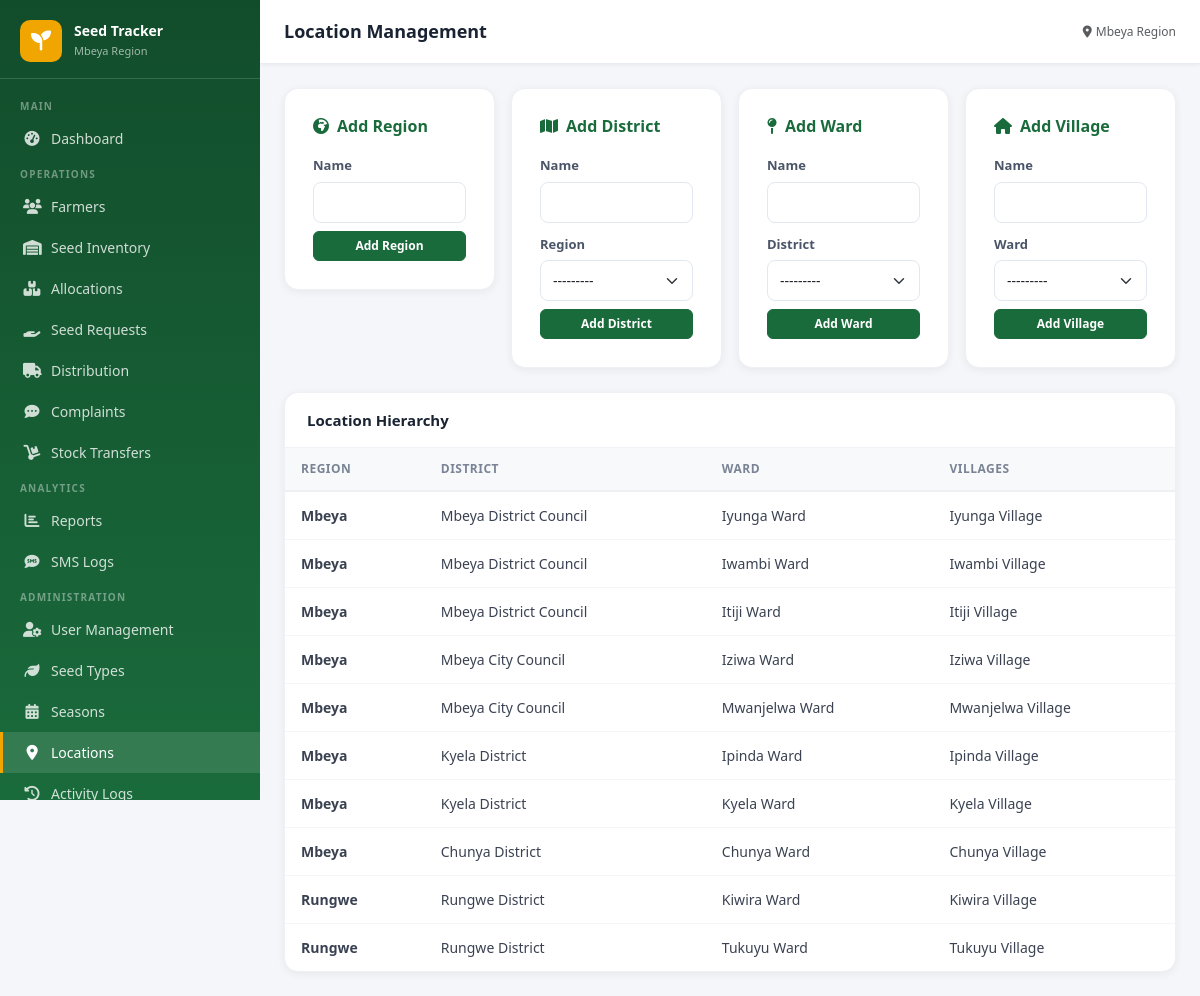
/settings/locations/ (signed in), run on the app's committed database.
### core/models.py (models this page shows, shortened)
class Region(models.Model):
    name = models.CharField(max_length=100, unique=True)
    created_at = models.DateTimeField(auto_now_add=True)
    def __str__(self): return self.name

class District(models.Model):
    name = models.CharField(max_length=100)
    region = models.ForeignKey(Region, on_delete=models.CASCADE, related_name='districts')
    created_at = models.DateTimeField(auto_now_add=True)
    def __str__(self): return f"{self.name} ({self.region})"

class Ward(models.Model):
    name = models.CharField(max_length=100)
    district = models.ForeignKey(District, on_delete=models.CASCADE, related_name='wards')
    created_at = models.DateTimeField(auto_now_add=True)
    def __str__(self): return f"{self.name} ({self.district})"

class Village(models.Model):
    name = models.CharField(max_length=100)
    ward = models.ForeignKey(Ward, on_delete=models.CASCADE, related_name='villages')
    created_at = models.DateTimeField(auto_now_add=True)

### core/views.py (the view, shortened to what this page needs)
# urls.py: path('settings/locations/', views.location_manage, name='location_manage'),
@login_required
@role_required('admin')
def location_manage(request):
    regions = Region.objects.prefetch_related('districts__wards__villages').all()
    region_form = RegionForm(prefix='region')
    district_form = DistrictForm(prefix='district')
    ward_form = WardForm(prefix='ward')
    village_form = VillageForm(prefix='village')
    return render(request, 'core/location_manage.html', {
        'regions': regions, 'region_form': region_form,
        'district_form': district_form, 'ward_form': ward_form, 'village_form': village_form
    })

### core/forms.py
class RegionForm(forms.ModelForm):
    class Meta:
        model = Region
        fields = ['name']
    def __init__(self, *args, **kwargs):
        super().__init__(*args, **kwargs)
        for f in self.fields.values():
            f.widget.attrs.setdefault('class','form-control')

class DistrictForm(forms.ModelForm):
    class Meta:
        model = District
        fields = ['name','region']
    def __init__(self, *args, **kwargs):
        super().__init__(*args, **kwargs)
        for f in self.fields.values():
            f.widget.attrs.setdefault('class','form-control')
        self.fields['region'].widget.attrs['class'] = 'form-select'

### templates/core/location_manage.html (shortened to what this page needs)
{% extends 'base.html' %}
{% block page_title %}Location Management{% endblock %}
{% block content %}
<div class="row g-3 mb-4">
  <div class="col-md-6 col-xl-3">
    <div class="form-card">
      <h6 style="font-weight:700;margin-bottom:16px;color:#1a6b3c"><i class="fas fa-globe-africa me-2"></i>Add Region</h6>
      <form method="post">{% csrf_token %}<input type="hidden" name="action" value="add_region">
        {% for f in region_form %}
        <div class="mb-2"><label class="form-label">{{ f.label }}</label>{{ f }}</div>
        {% endfor %}
        <button type="submit" class="btn btn-primary btn-sm w-100">Add Region</button>
      </form>
    </div>
  </div>
  <div class="col-md-6 col-xl-3">
    <div class="form-card">
      <h6 style="font-weight:700;margin-bottom:16px;color:#1a6b3c"><i class="fas fa-map me-2"></i>Add District</h6>
      <form method="post">{% csrf_token %}<input type="hidden" name="action" value="add_district">
        {% for f in district_form %}<div class="mb-2"><label class="form-label">{{ f.label }}</label>{{ f }}</div>{% endfor %}
        <button type="submit" class="btn btn-primary btn-sm w-100">Add District</button>
      </form>
    </div>
  </div>
  <div class="col-md-6 col-xl-3">
    <div class="form-card">
      <h6 style="font-weight:700;margin-bottom:16px;color:#1a6b3c"><i class="fas fa-map-pin me-2"></i>Add Ward</h6>
      <form method="post">{% csrf_token %}<input type="hidden" name="action" value="add_ward">
        {% for f in ward_form %}<div class="mb-2"><label class="form-label">{{ f.label }}</label>{{ f }}</div>{% endfor %}
        <button type="submit" class="btn btn-primary btn-sm w-100">Add Ward</button>
      </form>
    </div>
  </div>
  <div class="col-md-6 col-xl-3">
    <div class="form-card">
      <h6 style="font-weight:700;margin-bottom:16px;color:#1a6b3c"><i class="fas fa-home me-2"></i>Add Village</h6>
      <form method="post">{% csrf_token %}<input type="hidden" name="action" value="add_village">
        {% for f in village_form %}<div class="mb-2"><label class="form-label">{{ f.label }}</label>{{ f }}</div>{% endfor %}
        <button type="submit" class="btn btn-primary btn-sm w-100">Add Village</button>
      </form>
    </div>
  </div>
</div>
<div class="table-card">
  <div class="table-header"><h5>Location Hierarchy</h5></div>
  <div class="table-responsive">
    <table class="data-table">
      <thead><tr><th>Region</th><th>District</th><th>Ward</th><th>Villages</th></tr></thead>
      <tbody>
        {% for region in regions %}
          {% for district in region.districts.all %}
            {% for ward in district.wards.all %}
            <tr>
              <td style="font-weight:700">{{ region.name }}</td>
              <td>{{ district.name }}</td>
              <td>{{ ward.name }}</td>
              <td>{% for v in ward.villages.all %}{{ v.name }}{% if not forloop.last %}, {% endif %}{% endfor %}</td>
            </tr>
            {% empty %}
            <tr>
              <td style="font-weight:700">{{ region.name }}</td>
              <td>{{ district.name }}</td>
              <td colspan="2" class="text-muted">No wards</td>
            </tr>
            {% endfor %}
          {% empty %}
          <tr>
            <td style="font-weight:700">{{ region.name }}</td>
            <td colspan="3" class="text-muted">No districts</td>
          </tr>
          {% endfor %}
        {% empty %}
        <tr><td colspan="4" class="text-center text-muted py-4">No locations configured</td></tr>
        {% endfor %}
      </tbody>
    </table>
  </div>
</div>
{% endblock %}

### templates/base.html (style rules this page uses)
:root { --primary: #1a6b3c; --primary-dark: #124d2b; --primary-light: #e8f5ee; --accent: #f0a500; --accent-light: #fff8e6; --sidebar-width: 260px; --topbar-height: 64px; }
body { background: #f4f6f9; font-family: 'Segoe UI', sans-serif; }
.table-card { background: #fff; border-radius: 14px; box-shadow: 0 2px 8px rgba(0,0,0,.06); border: 1px solid #eef0f3; overflow: hidden; }
.table-card .table-header { padding: 18px 22px; border-bottom: 1px solid #f0f2f5; display: flex; align-items: center; justify-content: space-between; }
.table-card .table-header h5 { margin: 0; font-size: 15px; font-weight: 700; color: #1a2332; }
.data-table { width: 100%; border-collapse: collapse; }
.data-table thead th { padding: 12px 16px; background: #f8f9fb; font-size: 12px; font-weight: 700; color: #7a8494; text-transform: uppercase; letter-spacing: .5px; border-bottom: 2px solid #eef0f3; white-space: nowrap; }
.data-table tbody td { padding: 13px 16px; font-size: 14px; color: #3a4252; border-bottom: 1px solid #f4f6f9; vertical-align: middle; }
.data-table tbody tr:last-child td { border-bottom: none; }
.form-card { background: #fff; border-radius: 14px; padding: 28px; box-shadow: 0 2px 8px rgba(0,0,0,.06); border: 1px solid #eef0f3; }
.form-label { font-size: 13px; font-weight: 600; color: #4a5568; margin-bottom: 6px; }
.form-control, .form-select { border-radius: 8px; border: 1.5px solid #e2e8f0; font-size: 14px; padding: 9px 12px; transition: border-color .2s, box-shadow .2s; }
.btn-primary { background: var(--primary); border-color: var(--primary); border-radius: 8px; font-weight: 600; font-size: 14px; }
.btn-sm { padding: 5px 12px; font-size: 12px; border-radius: 6px; }

### data on the page
Region: name "Mbeya"
District: name "Mbeya District Council"
Ward: name "Iyunga Ward"
Village: name "Iyunga Village"
Ward: name "Iwambi Ward"
Village: name "Iwambi Village"
Ward: name "Itiji Ward"
Village: name "Itiji Village"
District: name "Mbeya City Council"
Ward: name "Iziwa Ward"
Village: name "Iziwa Village"
Ward: name "Mwanjelwa Ward"
Village: name "Mwanjelwa Village"
District: name "Kyela District"
Ward: name "Ipinda Ward"
Village: name "Ipinda Village"
Ward: name "Kyela Ward"
Village: name "Kyela Village"
District: name "Chunya District"
Ward: name "Chunya Ward"
Village: name "Chunya Village"
Region: name "Rungwe"
District: name "Rungwe District"
Ward: name "Kiwira Ward"
Village: name "Kiwira Village"
Ward: name "Tukuyu Ward"
Village: name "Tukuyu Village"

### other printed values
{{ f.label }} "Name"
{{ f.label }} "Name" "Region"
{{ f.label }} "Name" "District"
{{ f.label }} "Name" "Ward"
